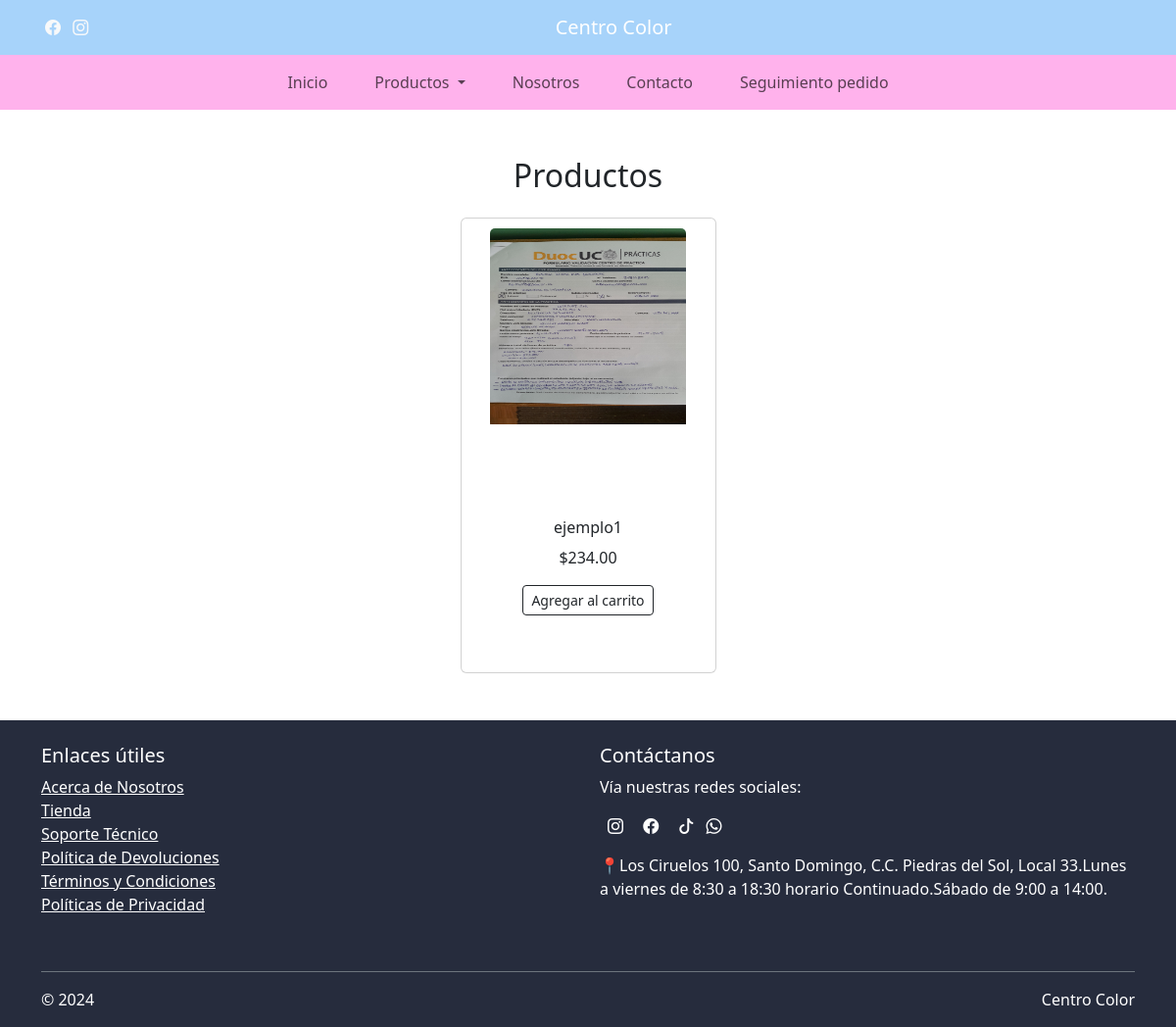
/productos/, run on the app's committed database.
### main/models.py (models this page shows, shortened)
class Product(models.Model):
    name = models.CharField(max_length=255, verbose_name="Nombre del Producto")
    type = models.CharField(max_length=100, verbose_name="Tipo de Producto")
    price = models.DecimalField(max_digits=10, decimal_places=2, verbose_name="Precio")
    image = models.ImageField(upload_to='products/', null=True, blank=True, verbose_name="Imagen del Producto")
    stock = models.PositiveIntegerField(default=0, verbose_name="Cantidad en Inventario")
    description = models.TextField(null=True, blank=True, verbose_name="Descripción del Producto")

### main/views.py (the view)
# urls.py: path('productos/', views.product_list, name='product_list'),
def product_list(request):
    products = Product.objects.all()  # Obtén todos los productos de la base de datos
    return render(request, 'productos.html', {'products': products})

### main/templates/productos.html (shortened to what this page needs)
<!DOCTYPE html>
<html lang="en">
<head>
    {% load static %}
    <link href="https://cdn.jsdelivr.net/npm/bootstrap@5.3.3/dist/css/bootstrap.min.css" rel="stylesheet"
>
</head>
<body>
    <header class="py-3" style="background-color: #A7D3FA;">
        <div class="container d-flex justify-content-between align-items-center" style="color: white;">
            <div>
                <a href="#" class="text-light mx-1"><i class="bi bi-facebook"></i></a>
                <a href="https://www.instagram.com/centrocolorsantodomingo?igsh=MW1xNGtsajczaHVzbQ%3D%3D"  target="_blank"  class="text-light mx-1"><i class="bi bi-instagram"></i></a>
            </div>
            <div class="text-center flex-grow-1">
                <h5 class="m-0">Centro Color</h5>
            </div>
        </div>
    </header>
    <nav class="navbar navbar-expand-lg navbar-light" style="background-color: #FFB2EC;">
        <div class="container justify-content-center">
            <ul class="navbar-nav">
                <li class="nav-item mx-3">
                    <a class="nav-link" href="{% url 'index' %}">Inicio</a>
                </li>
                <li class="nav-item dropdown mx-3">
                    <a class="nav-link dropdown-toggle" href="#" id="productosDropdown" role="button"
                        data-bs-toggle="dropdown" aria-expanded="false">
                        Productos
                    </a>
                </li>
                <li class="nav-item mx-3">
                    <a class="nav-link" href="{% url 'nosotros' %}">Nosotros</a>
                </li>
                <li class="nav-item mx-3">
                    <a class="nav-link" href="{% url 'contacto' %}">Contacto</a>
                </li>
                <li class="nav-item mx-3">
                    <a class="nav-link" href="{% url 'seguimiento' %}">Seguimiento pedido</a>
                </li>
            </ul>
        </div>
    </nav>
    <section class="py-5">
        <div class="container">
            <h2 class="text-center mb-4">Productos</h2>
            <div class="row row-cols-1 row-cols-md-4 g-4 justify-content-center">
                {% for product in products %}
                <div class="col">
                    <div class="card h-100 text-center" style="padding: 10px;">
                        <img src="{{ product.image.url }}" class="card-img-top mx-auto mb-5"
                            style="width: 200px; height: 200px;" alt="{{ product.name }}">
                        <div class="card-body p-5">
                            <h6 class="card-title">{{ product.name }}</h6>
                            <p class="card-text">${{ product.price }}</p>
                            <button class="btn btn-outline-dark btn-sm add-to-cart" data-id="{{ product.id }}"
                                data-name="{{ product.name }}" data-type="{{ product.type }}"
                                data-price="{{ product.price }}" data-image="{{ product.image.url }}">
                                Agregar al carrito
                            </button>
                        </div>
                    </div>
                </div>
                {% endfor %}
            </div>
        </div>
    </section>
    <footer class="text-white pt-4" style=" background-color: #262C3D;">
        <div class="container">
            <div class="row">
                <div class="col-md-6 mb-3">
                    <h5>Enlaces útiles</h5>
                    <ul class="list-unstyled">
                        <li><a href="#" class="text-white">Acerca de Nosotros</a></li>
                        <li><a href="#" class="text-white">Tienda</a></li>
                        <li><a href="#" class="text-white">Soporte Técnico</a></li>
                        <li><a href="#" class="text-white">Política de Devoluciones</a></li>
                        <li><a href="#" class="text-white">Términos y Condiciones</a></li>
                        <li><a href="#" class="text-white">Políticas de Privacidad</a></li>
                    </ul>
                </div>
                <div class="col-md-6 mb-3">
                    <h5>Contáctanos</h5>
                    <p>Vía nuestras redes sociales:</p>
                    <div>
                        <a href="#" class="text-white mr-3 mx-2"><i class="bi bi-instagram"></i></a>
                        <a href="#" class="text-white mr-3 mx-2"><i class="bi bi-facebook"></i></a>
                        <a href="#" class="text-white mr-3 mx-2"><i class="bi bi-tiktok"></i></a>
                        <a href="#" class="text-white"><i class="bi bi-whatsapp"></i></a>
                    </div>
                    <p class="mt-3">📍Los Ciruelos 100, Santo Domingo, C.C. Piedras del Sol, Local 33.Lunes a viernes de
                        8:30 a 18:30 horario Continuado.Sábado de 9:00 a 14:00.</p>
                </div>
            </div>
            <div class="text-center py-3 mt-4 border-top border-secondary">
                <div class="d-flex justify-content-between">
                    <span>&copy; 2024</span>
                    <span>Centro Color</span>
                </div>
            </div>
        </div>
    </footer>
    <link rel="stylesheet"
        href="https://cdnjs.cloudflare.com/ajax/libs/bootstrap-icons/1.10.3/font/bootstrap-icons.min.css">
</body>
</html>

### data on the page
Product: image (picture), name "ejemplo1", price "234.00"
